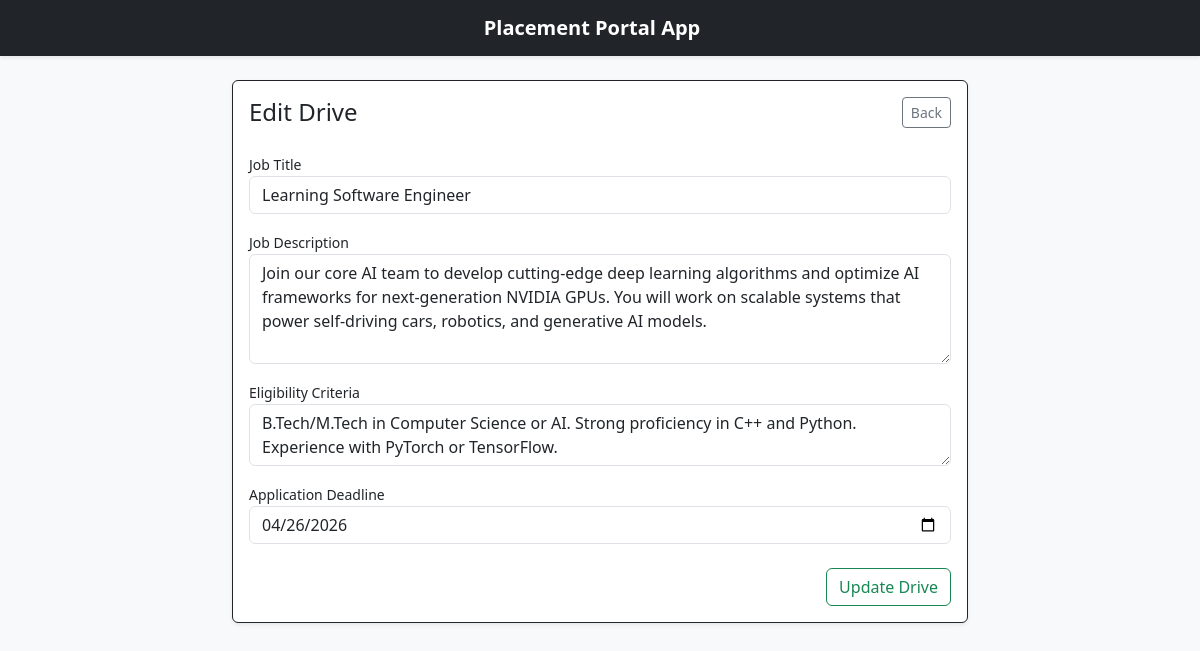
The page /edit_drive/3 (signed in) on the database its author committed.
### models.py (models this page shows)
class Drive(db.Model):
    id = db.Column(db.Integer, primary_key=True)
    company_id = db.Column(db.Integer, db.ForeignKey('user.id'), nullable=False)
    job_title = db.Column(db.String(150), nullable=False)
    job_description = db.Column(db.Text, nullable=False)
    eligibility_criteria = db.Column(db.Text, nullable=False)
    application_deadline = db.Column(db.String(50), nullable=False)
    status = db.Column(db.String(50), default='Pending')
    company = db.relationship('User', backref='drives')

### app.py (the view, shortened to what this page needs)
@app.route('/edit_drive/<int:drive_id>', methods=['GET', 'POST'])
@login_required
def edit_drive(drive_id):
    if current_user.role != 'company':
        return redirect(url_for('login'))
    drive = Drive.query.get_or_404(drive_id)
    if drive.company_id != current_user.id:
        flash('Unauthorized access.', 'danger')
        return redirect(url_for('company_dashboard'))
    return render_template('edit_drive.html', drive=drive)

### app.py (called while the page is built)
@login_manager.user_loader
def load_user(user_id):
    return User.query.get(int(user_id))

### templates/edit_drive.html
{% extends 'base.html' %}
{% block content %}
<div class="row justify-content-center mb-5">
    <div class="col-md-8">
        <div class="card shadow-sm border-dark">
            <div class="card-body">
                <div class="d-flex justify-content-between align-items-center mb-4">
                    <h4 class="card-title m-0">Edit Drive</h4>
                    <a href="{{ url_for('company_dashboard') }}" class="btn btn-sm btn-outline-secondary">Back</a>
                </div>
                <form method="POST" action="{{ url_for('edit_drive', drive_id=drive.id) }}">
                    <div class="mb-3">
                        <label for="job_title" class="form-label small mb-0">Job Title</label>
                        <input type="text" class="form-control" id="job_title" name="job_title" value="{{ drive.job_title }}" required>
                    </div>
                    <div class="mb-3">
                        <label for="job_description" class="form-label small mb-0">Job Description</label>
                        <textarea class="form-control" id="job_description" name="job_description" rows="4" required>{{ drive.job_description }}</textarea>
                    </div>
                    <div class="mb-3">
                        <label for="eligibility_criteria" class="form-label small mb-0">Eligibility Criteria</label>
                        <textarea class="form-control" id="eligibility_criteria" name="eligibility_criteria" rows="2" required>{{ drive.eligibility_criteria }}</textarea>
                    </div>
                    <div class="mb-4">
                        <label for="application_deadline" class="form-label small mb-0">Application Deadline</label>
                        <input type="date" class="form-control" id="application_deadline" name="application_deadline" value="{{ drive.application_deadline }}" required>
                    </div>
                    <div class="text-end">
                        <button type="submit" class="btn btn-outline-success">Update Drive</button>
                    </div>
                </form>
            </div>
        </div>
    </div>
</div>
{% endblock %}

### rows shown on the page
Drive: job_title "Learning Software Engineer", job_description "Join our core AI team to develop cutting-edge deep learning algorithms and optimize AI frameworks for next-generation NVIDIA GPUs. You will work on scalable systems that power self-driving cars, robotics, and generative AI models.", eligibility_criteria "B.Tech/M.Tech in Computer Science or AI. Strong proficiency in C++ and Python. Experience with PyTorch or TensorFlow.", application_deadline "04/26/2026"
